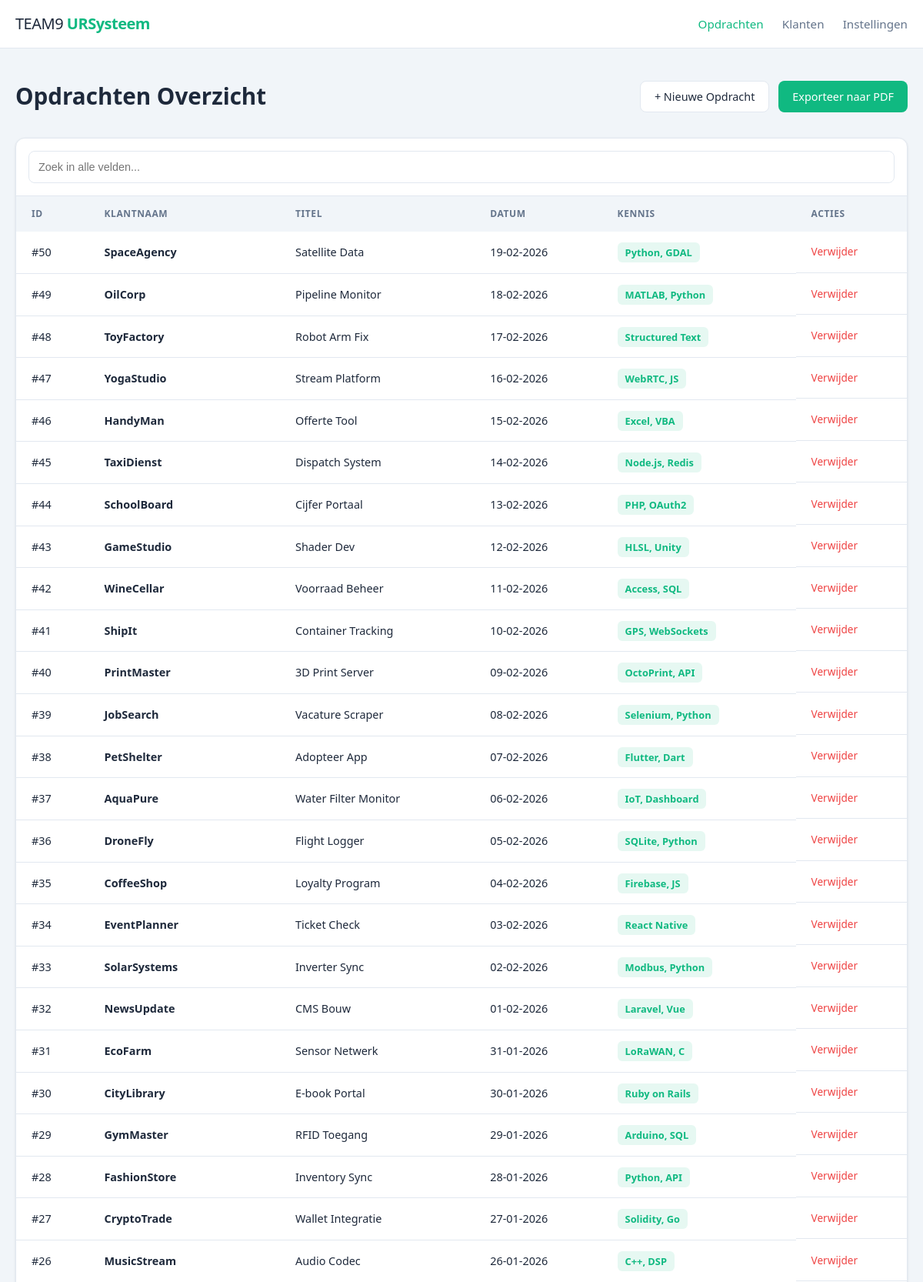
Page /Nick/index.php (upper part) on the committed database.
### tables this page shows
CREATE TABLE `opdrachten` (
  `ID` int(11) NOT NULL,
  `Klantnaam` varchar(100) NOT NULL,
  `Titel` varchar(155) NOT NULL,
  `Omschrijving` text DEFAULT NULL,
  `Aanvraagdatum` date DEFAULT NULL,
  `Benodigde_kennis` varchar(255) DEFAULT NULL
);

### Nick/index.php (the view, shortened to what this page needs)
<?php
require 'db_config.php';
try {
    $stmt = $pdo->query("SELECT * FROM Opdrachten ORDER BY Aanvraagdatum DESC");
    $opdrachten = $stmt->fetchAll();
} catch (PDOException $e) {
    die("Fout bij ophalen data: " . $e->getMessage());
}
?>
<!DOCTYPE html>
<html lang="nl">
<head>
    <link rel="stylesheet" href="style.css">
</head>
<body>
    <nav class="navbar">
        <div class="nav-container">
            <div class="logo">TEAM9<strong> URSysteem</strong></div>
            <div class="nav-links">
                <a href="index.php" class="active">Opdrachten</a>
                <a href="#">Klanten</a>
                <a href="#">Instellingen</a>
            </div>
        </div>
    </nav>
    <div class="container" id="printableArea">
        <div class="header-section">
            <h1>Opdrachten Overzicht</h1>
            <div class="action-buttons">
                <button class="btn-secondary" onclick="toggleForm()">+ Nieuwe Opdracht</button>
                <button class="btn-primary" onclick="generatePDF()">Exporteer naar PDF</button>
            </div>
        </div>
        <div class="table-card">
            <div class="table-header">
                <input type="text" id="searchInput" onkeyup="filterTable()" placeholder="Zoek in alle velden...">
            </div>
            <table id="mainTable">
                <thead>
                    <tr>
                        <th>ID</th>
                        <th>Klantnaam</th>
                        <th>Titel</th>
                        <th>Datum</th>
                        <th>Kennis</th>
                        <th>Acties</th>
                    </tr>
                </thead>
                <tbody>
                    <?php if (empty($opdrachten)): ?>
                        <tr><td colspan="6" style="text-align:center;">Geen opdrachten gevonden.</td></tr>
                    <?php else: ?>
                        <?php foreach ($opdrachten as $opdracht): ?>
                        <tr>
                            <td>#<?= $opdracht['ID'] ?></td>
                            <td><strong><?= htmlspecialchars($opdracht['Klantnaam']) ?></strong></td>
                            <td><?= htmlspecialchars($opdracht['Titel']) ?></td>
                            <td><?= date('d-m-Y', strtotime($opdracht['Aanvraagdatum'])) ?></td>
                            <td><span class="badge"><?= htmlspecialchars($opdracht['Benodigde_kennis']) ?></span></td>
                            <td class="action-buttons">
                                <a href="delete.php?id=<?= $opdracht['ID'] ?>"
                                   onclick="return confirm('Weet je zeker dat je deze opdracht wilt verwijderen?')"
                                   style="color: #ef4444; text-decoration: none; font-size: 0.85rem;">Verwijder</a>
                            </td>
                        </tr>
                        <?php endforeach; ?>
                    <?php endif; ?>
                </tbody>
            </table>
        </div>
    </div>
</body>
</html>

### Nick/style.css (style rules this page uses)
:root { --bg-body: #f1f5f9; --bg-card: #ffffff; --text-main: #1e293b; --text-muted: #64748b; --border: #e2e8f0; --primary: #10b981; --primary-hover: #059669; --nav-bg: #ffffff; --input-bg: #ffffff; --shadow: 0 1px 3px rgba(0, 0, 0, 0.1); }
body { font-family: 'Segoe UI', Roboto, Helvetica, Arial, sans-serif; margin: 0; background-color: var(--bg-body); color: var(--text-main); transition: background-color 0.3s ease, color 0.3s ease; line-height: 1.5; }
.navbar { background: var(--nav-bg); border-bottom: 1px solid var(--border); padding: 1rem 0; position: sticky; top: 0; z-index: 100; }
.nav-container { max-width: 1200px; margin: auto; display: flex; justify-content: space-between; align-items: center; padding: 0 20px; }
.logo { font-size: 1.25rem; font-weight: 500; letter-spacing: -0.5px; }
.logo strong { color: var(--primary); }
.nav-links a { text-decoration: none; color: var(--text-muted); margin-left: 20px; font-weight: 500; font-size: 0.95rem; transition: color 0.2s; }
.nav-links a:hover, .nav-links a.active { color: var(--primary); }
.container { max-width: 1200px; margin: 40px auto; padding: 0 20px; }
.header-section { display: flex; justify-content: space-between; align-items: center; margin-bottom: 2rem; }
h1 { font-size: 1.85rem; margin: 0; font-weight: 600; }
.table-card, .form-card { background: var(--bg-card); border: 1px solid var(--border); border-radius: 12px; box-shadow: var(--shadow); overflow: hidden; margin-bottom: 2rem; }
input { background: var(--input-bg); color: var(--text-main); padding: 12px; border: 1px solid var(--border); border-radius: 8px; font-size: 0.9rem; outline: none; transition: border-color 0.2s; }
.table-header { padding: 16px; border-bottom: 1px solid var(--border); }
#searchInput { width: 100%; box-sizing: border-box; }
table { width: 100%; border-collapse: collapse; }
th { background: var(--bg-body); text-align: left; padding: 14px 20px; font-size: 0.75rem; color: var(--text-muted); text-transform: uppercase; letter-spacing: 0.05em; }
td { padding: 16px 20px; border-bottom: 1px solid var(--border); font-size: 0.9rem; }
.action-buttons { display: flex; gap: 12px; }
button { font-family: inherit; font-weight: 500; font-size: 0.9rem; padding: 10px 18px; border-radius: 8px; cursor: pointer; transition: all 0.2s; }
.btn-primary { background: var(--primary); color: white; border: none; }
.btn-secondary { background: var(--bg-card); color: var(--text-main); border: 1px solid var(--border); }
.badge { background: rgba(16, 185, 129, 0.1); color: var(--primary); padding: 4px 10px; border-radius: 6px; font-size: 0.8rem; font-weight: 600; }

### rows in the picture
opdrachten: ID "50", Klantnaam "SpaceAgency", Titel "Satellite Data", Aanvraagdatum "19-02-2026", Benodigde_kennis "Python, GDAL"
opdrachten: ID "49", Klantnaam "OilCorp", Titel "Pipeline Monitor", Aanvraagdatum "18-02-2026", Benodigde_kennis "MATLAB, Python"
opdrachten: ID "48", Klantnaam "ToyFactory", Titel "Robot Arm Fix", Aanvraagdatum "17-02-2026", Benodigde_kennis "Structured Text"
opdrachten: ID "47", Klantnaam "YogaStudio", Titel "Stream Platform", Aanvraagdatum "16-02-2026", Benodigde_kennis "WebRTC, JS"
opdrachten: ID "46", Klantnaam "HandyMan", Titel "Offerte Tool", Aanvraagdatum "15-02-2026", Benodigde_kennis "Excel, VBA"
opdrachten: ID "45", Klantnaam "TaxiDienst", Titel "Dispatch System", Aanvraagdatum "14-02-2026", Benodigde_kennis "Node.js, Redis"
opdrachten: ID "44", Klantnaam "SchoolBoard", Titel "Cijfer Portaal", Aanvraagdatum "13-02-2026", Benodigde_kennis "PHP, OAuth2"
opdrachten: ID "43", Klantnaam "GameStudio", Titel "Shader Dev", Aanvraagdatum "12-02-2026", Benodigde_kennis "HLSL, Unity"
opdrachten: ID "42", Klantnaam "WineCellar", Titel "Voorraad Beheer", Aanvraagdatum "11-02-2026", Benodigde_kennis "Access, SQL"
opdrachten: ID "41", Klantnaam "ShipIt", Titel "Container Tracking", Aanvraagdatum "10-02-2026", Benodigde_kennis "GPS, WebSockets"
opdrachten: ID "40", Klantnaam "PrintMaster", Titel "3D Print Server", Aanvraagdatum "09-02-2026", Benodigde_kennis "OctoPrint, API"
opdrachten: ID "39", Klantnaam "JobSearch", Titel "Vacature Scraper", Aanvraagdatum "08-02-2026", Benodigde_kennis "Selenium, Python"
opdrachten: ID "38", Klantnaam "PetShelter", Titel "Adopteer App", Aanvraagdatum "07-02-2026", Benodigde_kennis "Flutter, Dart"
opdrachten: ID "37", Klantnaam "AquaPure", Titel "Water Filter Monitor", Aanvraagdatum "06-02-2026", Benodigde_kennis "IoT, Dashboard"
opdrachten: ID "36", Klantnaam "DroneFly", Titel "Flight Logger", Aanvraagdatum "05-02-2026", Benodigde_kennis "SQLite, Python"
opdrachten: ID "35", Klantnaam "CoffeeShop", Titel "Loyalty Program", Aanvraagdatum "04-02-2026", Benodigde_kennis "Firebase, JS"
opdrachten: ID "34", Klantnaam "EventPlanner", Titel "Ticket Check", Aanvraagdatum "03-02-2026", Benodigde_kennis "React Native"
opdrachten: ID "33", Klantnaam "SolarSystems", Titel "Inverter Sync", Aanvraagdatum "02-02-2026", Benodigde_kennis "Modbus, Python"
opdrachten: ID "32", Klantnaam "NewsUpdate", Titel "CMS Bouw", Aanvraagdatum "01-02-2026", Benodigde_kennis "Laravel, Vue"
opdrachten: ID "31", Klantnaam "EcoFarm", Titel "Sensor Netwerk", Aanvraagdatum "31-01-2026", Benodigde_kennis "LoRaWAN, C"
opdrachten: ID "30", Klantnaam "CityLibrary", Titel "E-book Portal", Aanvraagdatum "30-01-2026", Benodigde_kennis "Ruby on Rails"
opdrachten: ID "29", Klantnaam "GymMaster", Titel "RFID Toegang", Aanvraagdatum "29-01-2026", Benodigde_kennis "Arduino, SQL"
opdrachten: ID "28", Klantnaam "FashionStore", Titel "Inventory Sync", Aanvraagdatum "28-01-2026", Benodigde_kennis "Python, API"
opdrachten: ID "27", Klantnaam "CryptoTrade", Titel "Wallet Integratie", Aanvraagdatum "27-01-2026", Benodigde_kennis "Solidity, Go"
opdrachten: ID "26", Klantnaam "MusicStream", Titel "Audio Codec", Aanvraagdatum "26-01-2026", Benodigde_kennis "C++, DSP"
